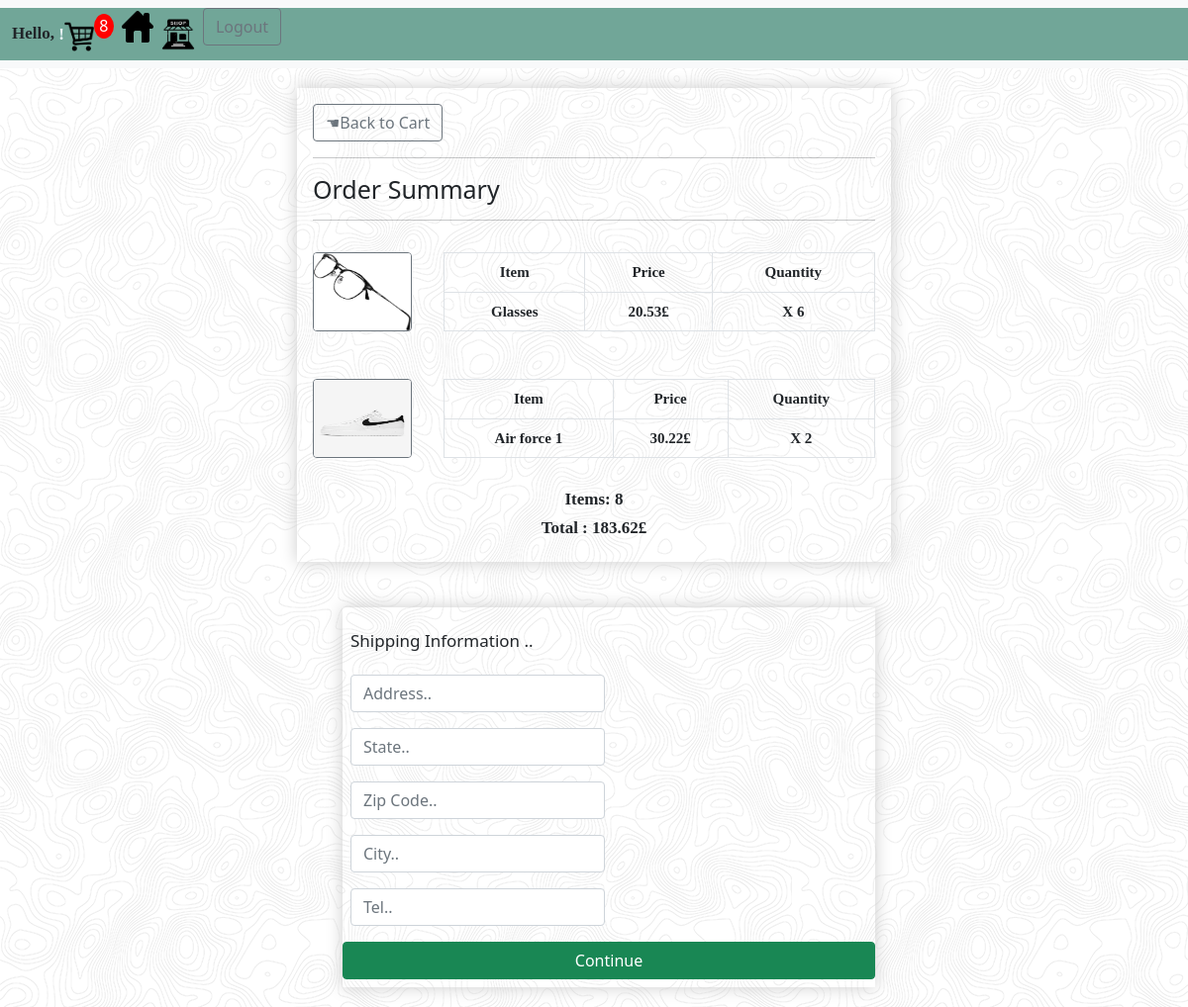
Screenshot of /checkout/ (signed in) with the database file from the repository.
### Ecomers/models.py (models this page shows, shortened)
class OrderItem(models.Model):
    product = models.ForeignKey(Product, on_delete=models.SET_NULL, null=True, blank=True)
    order = models.ForeignKey(Order, on_delete=models.SET_NULL, null=True, blank=True)
    quantity = models.IntegerField(default=0, null=True, blank=True)
    date_added = models.DateTimeField(auto_now_add=True)
    @property
    def get_total(self):
        total = self.product.price * self.quantity
        return total

class Product(models.Model):
    name = models.CharField(max_length=200)
    thumbnail = models.ImageField(null=True)
    price = models.FloatField()
    digital = models.BooleanField(default=False, null=True, blank=False)
    id = models.UUIDField(default=uuid.uuid4, unique=True, primary_key=True, editable=False)
    @property
    def imageURL(self):
        try:
            url = self.thumbnail.url
        except:
            url = ''
        return url

class Order(models.Model):
    customer = models.ForeignKey(Customer, on_delete=models.SET_NULL, null=True, blank=True)
    date_ordered = models.DateTimeField(auto_now_add=True)
    complete = models.BooleanField(default=False, null=True, blank=False)
    transaction_id = models.CharField(max_length=100, null=True)
    @property
    def shipping(self):
        shipping = False
        orderitem = self.orderitem_set.all()
        for i in orderitem:
            if i.product.digital == False:
                shipping = True
        return shipping
    @property
    def get_cart_total(self):
        orderitems = self.orderitem_set.all()
        total = sum([item.get_total for item in orderitems])
        return total
    @property
    def get_item_total(self):
        orderitems = self.orderitem_set.all()
        total = sum([item.quantity for item in orderitems])
        return total

### Ecomers/views.py (the view)
# urls.py: path('checkout/', views.checkout, name='checkout'),
def checkout(request):
    data = cartData(request)
    order = data['order']
    items = data['items']
    cart_items = data['cart_items']
    context = {'items': items, 'order': order, 'cart_items': cart_items}
    return render(request, 'Ecomers/checkout.html', context)

### Ecomers/utils.py (called while the page is built)
def cartData(request):
    if request.user.is_authenticated:
        customer = request.user.customer
        order, created = Order.objects.get_or_create(customer=customer, complete=False)
        items = order.orderitem_set.all()
        cart_items = order.get_item_total
    else:
        cookieData = cookieCart(request)
        cart_items = cookieData['cart_items']
        items = cookieData['items']
        order = cookieData['order']
    return {'items': items, 'order': order, 'cart_items': cart_items}

### Ecomers/templates/Ecomers/checkout.html (shortened to what this page needs)
{% extends 'Ecomers/main.html' %}
{% load static %}
{% block content %}
<div class="boxes">
    <div class="box-element three">
            <a class="btn btn-outline-secondary" href="{% url 'cart' %}"> &#9754;Back to Cart </a>
            <hr>
            <h1 class="Text"> Order Summary </h1>
            <hr>
            {% for items in items %}
        <div class="TableVSImage TableVSImageOne">
                <img class="thumbnail border border-secondary rounded roundedOK" src="{{items.product.imageURL}}">
             <table class="table table-bordered">
                                        <thead>
                                                <tr>
                                                        <th class="user user2">Item</th>
                                                        <th class="user user2">Price</th>
                                                        <th class="user user2">Quantity</th>
                                                </tr>
                                        </thead>
                                        <tbody>
                                                <tr>
                                                        <td class="user user2">{{items.product.name}}</td>
                                                        <td class="user user2">{{items.product.price}}£</td>
                                                        <td class="user user2"> X {{items.quantity}} </td>
                                                </tr>
                                        </tbody>
             </table>
        </div>
            {% endfor %}
        <div class="TextVSTables">
            <h3 class="ItemsTotal user"> Items: {{order.get_item_total}}</h3>
            <h3 class="ItemsTotal user"> Total : {{order.get_cart_total|floatformat:2}}£</h3>
        </div>
    </div>
        <div class="three formm">
            <form method="post" id="form">
                    <div class="box-element two" id="form-wrapper">
                      <div class="row g-3 align-items-center">
                          <div id="ShippingI">
                              <div class="row g-3 align-items-center">
                                  <h4 class="ShippingInfo"> Shipping Information .. </h4>
                                  <div class="col-auto">
                                    <input type="text" class="form-control" placeholder="Address.." name="Address">
                                  </div>
                                  <div class="col-auto">
                                    <input type="text" class="form-control" placeholder="State.." name="State">
                                  </div>
                                  <div class="col-auto">
                                    <input type="text" class="form-control" placeholder="Zip Code.." name="ZipCode">
                                  </div>
                                  <div class="col-auto">
                                    <input type="text" class="form-control" placeholder="City.." name="City">
                                  </div>
                                  <div class="col-auto">
                                    <input type="text" class="form-control" placeholder="Tel.." name="Tel">
                                  </div>
                              </div>
                          </div>
                          <input id="form-button" class="btn btn-success" type="submit" value="Continue">
                      </div>
                    </div>
            </form>
    </div>
</div>
{% endblock content %}

### static/styles/main.css (style rules this page uses)
.box-element { box-shadow: hsl(0, 0%, 80%) 0 0 16px; background-color: #fff border-radius: 4px; padding: 0.5em; }
.thumbnail { height: 100px; width: 160px; }
.two { margin-top: 10px; margin-left: 30px; }
.ShippingInfo { font-size: 17px; }
.three { min-width: 320px; max-width: 600px; margin:auto; margin-top:20px; margin-bottom:20px; padding: 1em; }
.Text { font-size: 25px; }
.TableVSImageOne { display:flex; gap:2em; margin-top: 2em; }
.roundedOK { height: 80px; width: 130px; }
.TextVSTables { margin-top: 1em; }
.ItemsTotal { font-size: 20px; }
.user { text-align: center; font-size: 17px; font-weight: 600; font-family: 'Arial Narrow'; vertical-align: middle; }
.user2 { font-size: 15px; }
body { background-image: url(../images/Background.png); padding: 0px; margin: 100px; }
.formm { min-width:340px; }

### rows the page displays
OrderItem: product.imageURL (picture), product.name "Glasses", product.price "20.53", quantity "6"
OrderItem: product.imageURL (picture), product.name "Air force 1", product.price "30.22", quantity "2"
Order: get_item_total "8", get_cart_total "183.62"

### other values shown
{{ cart_items }} "8"
